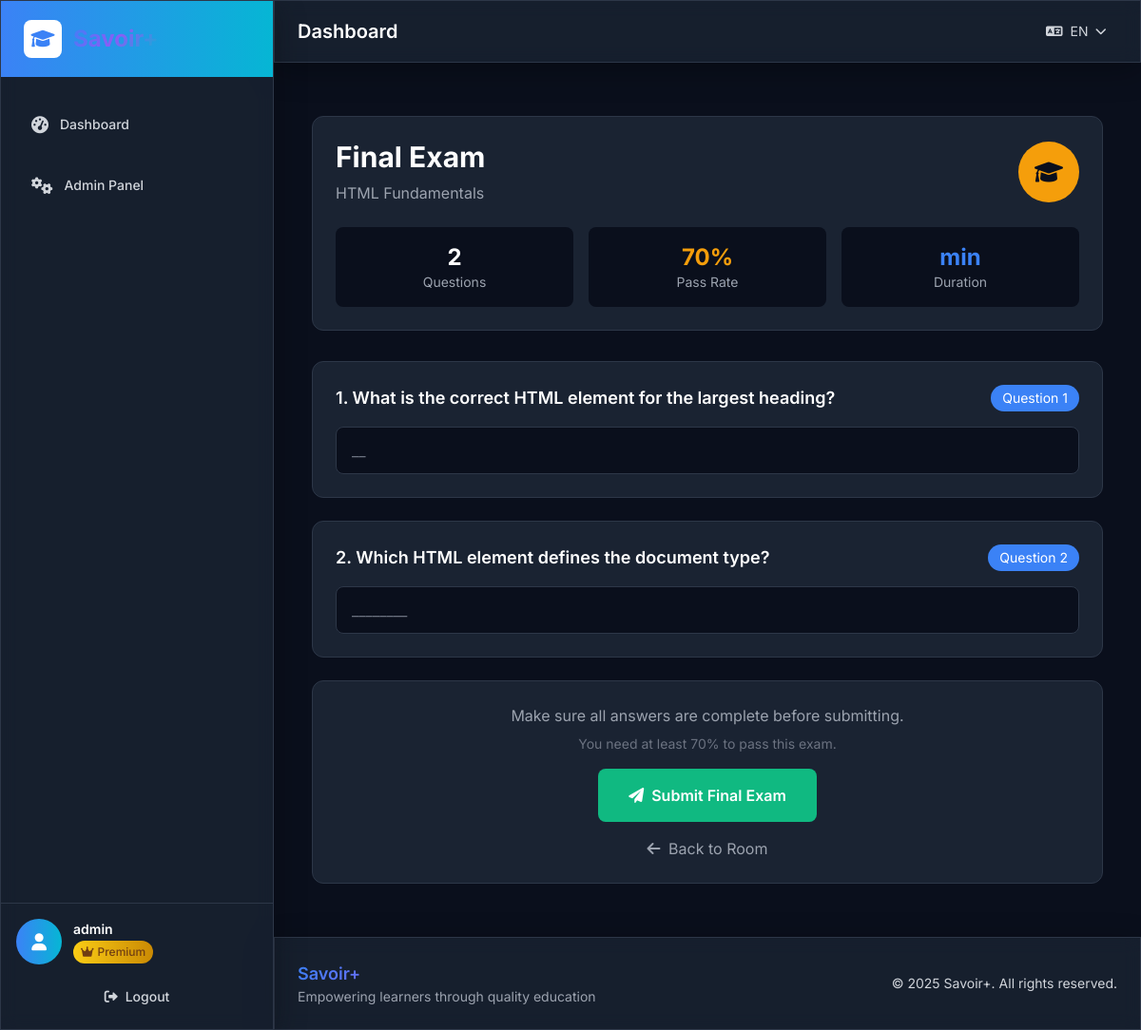
The app's page /room/20/final-exam/ (signed in) with its own data.
### lms/models.py (models this page shows, shortened)
class User(AbstractUser):
    is_paid_user = models.BooleanField(default=False, verbose_name=_('Is Paid User'))
    trial_start_date = models.DateTimeField(auto_now_add=True, verbose_name=_('Trial Start Date'))
    trial_end_date = models.DateTimeField(blank=True, null=True, verbose_name=_('Trial End Date'))
    def save(self, *args, **kwargs):
        if not self.trial_start_date:
            from django.utils import timezone
            self.trial_start_date = timezone.now()
        if not self.trial_end_date and self.trial_start_date:
            self.trial_end_date = self.trial_start_date + timedelta(days=15)
        super().save(*args, **kwargs)
    @property
    def can_access_quizzes(self):
        return self.is_paid_user

class Room(models.Model):
    title = models.CharField(max_length=200, verbose_name=_('Title'))
    title_fr = models.CharField(max_length=200, blank=True, verbose_name=_('Title (French)'))
    description = models.TextField(verbose_name=_('Description'))
    description_fr = models.TextField(blank=True, verbose_name=_('Description (French)'))
    roadmap = models.ForeignKey(Roadmap, on_delete=models.CASCADE, related_name='rooms', verbose_name=_('Roadmap'))
    prerequisite_room = models.ForeignKey('self', on_delete=models.SET_NULL, blank=True, null=True, verbose_name=_('Prerequisite Room'))
    order = models.PositiveIntegerField(default=0, verbose_name=_('Order'))
    is_active = models.BooleanField(default=True, verbose_name=_('Is Active'))
    created_at = models.DateTimeField(auto_now_add=True)
    class Meta:
        verbose_name = _('Room')
        verbose_name_plural = _('Rooms')
        ordering = ['roadmap', 'order']

class Question(models.Model):
    QUESTION_TYPE_CHOICES = [
        ('section', _('Section Quiz')),
        ('final', _('Final Exam')),
    ]
    section = models.ForeignKey(Section, on_delete=models.CASCADE, related_name='questions', blank=True, null=True, verbose_name=_('Section'))
    room = models.ForeignKey(Room, on_delete=models.CASCADE, related_name='final_questions', blank=True, null=True, verbose_name=_('Room (for final exam)'))
    question_type = models.CharField(max_length=10, choices=QUESTION_TYPE_CHOICES, verbose_name=_('Question Type'))
    prompt = models.TextField(verbose_name=_('Question Prompt'))
    prompt_fr = models.TextField(blank=True, verbose_name=_('Question Prompt (French)'))
    correct_answer = models.CharField(max_length=500, verbose_name=_('Correct Answer'))
    placeholder_hint = models.CharField(max_length=100, blank=True, help_text=_('Show placeholder like "_____ _____" to indicate answer format'), verbose_name=_('Placeholder Hint'))
    order = models.PositiveIntegerField(default=0, verbose_name=_('Order'))
    is_active = models.BooleanField(default=True, verbose_name=_('Is Active'))
    created_at = models.DateTimeField(auto_now_add=True)
    class Meta:
        verbose_name = _('Question')
        verbose_name_plural = _('Questions')
        ordering = ['section', 'room', 'order']

### lms/views.py (the view)
# urls.py: path('room/<int:room_id>/final-exam/', views.final_exam, name='final_exam'),
@login_required
def final_exam(request, room_id):
    room = get_object_or_404(Room, id=room_id, is_active=True)
    if request.method == 'GET':
        if not request.user.can_access_quizzes:
            messages.error(request, _('Final exam access requires a premium subscription.'))
            return redirect('room_detail', room_id=room_id)
        sections = room.sections.filter(is_active=True)
        completed_sections = SectionCompletion.objects.filter(
            user=request.user, section__in=sections, is_completed=True
        ).count()
        if completed_sections != sections.count():
            messages.error(request, _('You must complete all sections before taking the final exam.'))
            return redirect('room_detail', room_id=room_id)
        final_questions = room.final_questions.filter(is_active=True).order_by('order')
        user_answers = UserAnswer.objects.filter(
            user=request.user, question__in=final_questions
        )
        answer_dict = {ua.question_id: ua for ua in user_answers}
        context = {
            'room': room,
            'final_questions': final_questions,
            'user_answers': answer_dict,
        }
        return render(request, 'lms/final_exam.html', context)
    elif request.method == 'POST':
        return submit_final_exam_answers(request, room_id)

### templates/lms/final_exam.html (shortened to what this page needs)
{% extends 'base.html' %}
{% load i18n %}
{% block content %}
<div class="container mx-auto px-4 py-8">
    <div class="max-w-4xl mx-auto">
        <div class="bg-dark-card border border-dark-border rounded-xl p-6 mb-8">
            <div class="flex items-center justify-between">
                <div>
                    <h1 class="text-3xl font-bold text-white mb-2">{% trans "Final Exam" %}</h1>
                    <p class="text-gray-400">{{ room.title }}</p>
                </div>
                <div class="text-center">
                    <div class="w-16 h-16 bg-warning rounded-full flex items-center justify-center">
                        <i class="fas fa-graduation-cap text-dark-bg text-2xl"></i>
                    </div>
                </div>
            </div>
            <div class="mt-6 grid grid-cols-1 md:grid-cols-3 gap-4">
                <div class="bg-dark-bg rounded-lg p-4 text-center">
                    <p class="text-2xl font-bold text-white">{{ final_questions.count }}</p>
                    <p class="text-sm text-gray-400">{% trans "Questions" %}</p>
                </div>
                <div class="bg-dark-bg rounded-lg p-4 text-center">
                    <p class="text-2xl font-bold text-warning">70%</p>
                    <p class="text-sm text-gray-400">{% trans "Pass Rate" %}</p>
                </div>
                <div class="bg-dark-bg rounded-lg p-4 text-center">
                    <p class="text-2xl font-bold text-primary">{{ room.estimated_duration }}min</p>
                    <p class="text-sm text-gray-400">{% trans "Duration" %}</p>
                </div>
            </div>
        </div>
        <form method="post" action="{% url 'submit_final_exam_answers' room.id %}" class="space-y-6">
            {% for question in final_questions %}
            <div class="bg-dark-card border border-dark-border rounded-xl p-6">
                <div class="flex items-start justify-between mb-4">
                    <h3 class="text-lg font-semibold text-white flex-1">
                        {{ forloop.counter }}. {{ question.prompt }}
                    </h3>
                    <div class="ml-4 px-3 py-1 bg-primary rounded-full text-sm text-white">
                        {% trans "Question" %} {{ forloop.counter }}
                    </div>
                </div>
                <div class="relative">
                    <input
                        type="text"
                        name="question_{{ question.id }}"
                        value="{% if user_answers.question.id %}{{ user_answers.question.id.answer }}{% endif %}"
                        placeholder="{{ question.placeholder_hint|default:'Your answer...' }}"
                        class="w-full px-4 py-3 bg-dark-bg border border-dark-border rounded-lg text-white placeholder-gray-500 focus:outline-none focus:ring-2 focus:ring-primary focus:border-transparent transition-all"
                        required
                    >
                </div>
            </div>
            {% endfor %}
            <div class="bg-dark-card border border-dark-border rounded-xl p-6">
                <div class="text-center">
                    <div class="mb-4">
                        <p class="text-gray-400 mb-2">{% trans "Make sure all answers are complete before submitting." %}</p>
                        <p class="text-sm text-gray-500">{% trans "You need at least 70% to pass this exam." %}</p>
                    </div>
                    <button
                        type="submit"
                        class="inline-flex items-center px-8 py-4 bg-success hover:bg-green-700 text-white font-semibold rounded-lg transition-colors transform hover:scale-105"
                    >
                        <i class="fas fa-paper-plane mr-2"></i>
                        {% trans "Submit Final Exam" %}
                    </button>
                    <div class="mt-4">
                        <a href="{% url 'room_detail' room.id %}" class="text-gray-400 hover:text-white transition-colors">
                            <i class="fas fa-arrow-left mr-1"></i>
                            {% trans "Back to Room" %}
                        </a>
                    </div>
                </div>
            </div>
        </form>
    </div>
</div>
{% endblock %}

### templates/base.html (shortened to what this page needs)
{% load i18n %}
<!DOCTYPE html>
<html lang="{% get_current_language as LANGUAGE_CODE %}{{ LANGUAGE_CODE }}" class="dark">
<head>
    <script src="https://cdn.tailwindcss.com"></script>
    <link href="https://cdnjs.cloudflare.com/ajax/libs/font-awesome/6.0.0/css/all.min.css" rel="stylesheet">
    {% load static %}
    <link href="{% static 'css/style.css' %}" rel="stylesheet">
    <link href="{% static 'css/enhanced-styles.css' %}" rel="stylesheet">
</head>
<body class="bg-dark-bg text-white min-h-screen font-sans">
    <div class="flex min-h-screen">
        <div class="hidden lg:flex lg:w-72 lg:flex-col fixed lg:inset-y-0 z-50">
            <div class="flex flex-col flex-1 min-h-0 glass border-r border-dark-border">
                <div class="flex items-center h-20 px-6 bg-gradient-to-r from-primary to-info">
                    <a href="{% url 'home' %}" class="flex items-center text-2xl font-bold text-white">
                        <div class="w-10 h-10 bg-white rounded-lg flex items-center justify-center mr-3">
                            <i class="fas fa-graduation-cap text-primary text-xl"></i>
                        </div>
                        <span class="gradient-text">Savoir+</span>
                    </a>
                </div>
                <nav class="flex-1 px-4 py-6 space-y-3">
                    {% if user.is_authenticated %}
                    <a href="{% url 'dashboard' %}" class="nav-link group flex items-center px-4 py-3 text-sm font-medium text-gray-300 rounded-xl hover:bg-dark-hover hover:text-white transition-all duration-200 ">
                        <i class="fas fa-tachometer-alt mr-3 text-lg group-hover:scale-110 transition-transform"></i>
                        <span>{% trans "Dashboard" %}</span>
                    </a>
                    {% if user.is_staff %}
                    <a href="{% url 'admin_dashboard' %}" class="nav-link group flex items-center px-4 py-3 text-sm font-medium text-gray-300 rounded-xl hover:bg-dark-hover hover:text-white transition-all duration-200 ">
                        <i class="fas fa-cogs mr-3 text-lg group-hover:scale-110 transition-transform"></i>
                        <span>{% trans "Admin Panel" %}</span>
                    </a>
                    {% endif %}
                    {% endif %}
                </nav>
                {% if user.is_authenticated %}
                <div class="flex-shrink-0 p-4 border-t border-dark-border">
                    <div class="flex items-center mb-4">
                        <div class="flex-shrink-0">
                            <div class="w-12 h-12 bg-gradient-to-r from-primary to-info rounded-full flex items-center justify-center">
                                <i class="fas fa-user text-white text-lg"></i>
                            </div>
                        </div>
                        <div class="ml-3 flex-1">
                            <p class="text-sm font-semibold text-white truncate">{{ user.username }}</p>
                            {% if user.is_paid_user %}
                                <span class="inline-flex items-center px-2 py-1 rounded-full text-xs font-medium bg-gradient-to-r from-yellow-400 to-yellow-600 text-yellow-900">
                                    <i class="fas fa-crown mr-1"></i>{% trans "Premium" %}
                                </span>
                            {% else %}
                                <span class="inline-flex items-center px-2 py-1 rounded-full text-xs font-medium bg-gradient-to-r from-orange-400 to-orange-600 text-orange-900">
                                    <i class="fas fa-clock mr-1"></i>{% trans "Trial" %}
                                </span>
                            {% endif %}
                        </div>
                    </div>
                    <div class="space-y-2">
                        <form action="{% url 'logout' %}" method="post" class="w-full">
                            <button type="submit" class="w-full flex items-center justify-center px-4 py-2 text-sm font-medium text-gray-300 hover:text-white hover:bg-gray-700 rounded-lg transition-all duration-200">
                                <i class="fas fa-sign-out-alt mr-2"></i>
                                {% trans "Logout" %}
                            </button>
                        </form>
                    </div>
                </div>
                {% endif %}
            </div>
        </div>
        <div class="flex flex-col flex-1 lg:ml-72">
            <div class="glass border-b border-dark-border sticky top-0 z-40">
                <div class="flex items-center justify-between h-16 px-4 lg:px-6">
                    <div class="hidden lg:block">
                        <h1 class="text-xl font-semibold text-white">
                            {% block page_title %}{% trans "Dashboard" %}{% endblock %}
                        </h1>
                    </div>
                    <div class="flex items-center space-x-4">
                        <div class="relative">
                            <button id="language-dropdown" class="flex items-center px-3 py-2 text-sm text-gray-300 hover:text-white rounded-lg hover:bg-dark-hover transition-colors">
                                <i class="fas fa-language mr-2"></i>
                                {% get_current_language as LANGUAGE_CODE %}
                                {% if LANGUAGE_CODE == 'fr' %}FR{% else %}EN{% endif %}
                                <i class="fas fa-chevron-down ml-2 text-xs"></i>
                            </button>
                        </div>
                    </div>
                </div>
            </div>
            <main class="flex-1 p-4 lg:p-6 space-y-6 w-full max-w-none">
                <div class="w-full">
                    {% block content %}{% endblock %}
                </div>
            </main>
            <footer class="glass border-t border-dark-border py-6 mt-auto">
                <div class="px-4 lg:px-6">
                    <div class="flex flex-col lg:flex-row lg:items-center lg:justify-between">
                        <div class="mb-4 lg:mb-0">
                            <h5 class="text-lg font-semibold gradient-text">Savoir+</h5>
                            <p class="text-gray-400 text-sm">{% trans "Empowering learners through quality education" %}</p>
                        </div>
                        <div class="text-gray-400 text-sm">
                            <p>&copy; 2025 Savoir+. {% trans "All rights reserved." %}</p>
                        </div>
                    </div>
                </div>
            </footer>
        </div>
    </div>
</body>
</html>

### records on screen
User: username "admin"
Room: title "HTML Fundamentals"
Question: prompt "What is the correct HTML element for the largest heading?"
Question: prompt "Which HTML element defines the document type?"

### other values on screen
{{ final_questions.count }} "2"
